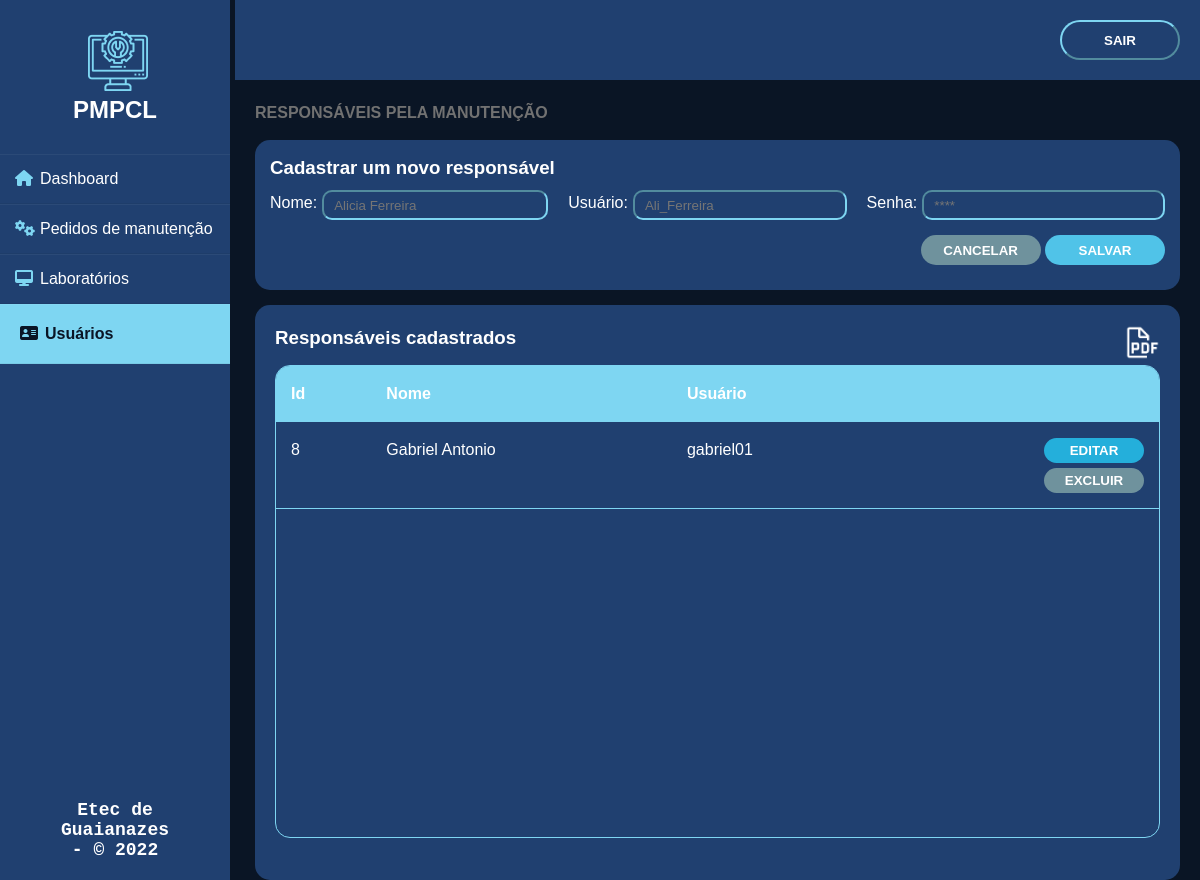
/area-restrita/usuarios.php, run on the app's committed database.
### tables this page shows
CREATE TABLE `tbadm` (
  `idAdm` int(11) NOT NULL,
  `userAdm` varchar(64) NOT NULL,
  `nomeAdm` varchar(250) NOT NULL,
  `senhaAdm` varchar(64) NOT NULL
);

### area-restrita/usuarios.php (the view, shortened to what this page needs)
<?php
    $con = Conexao::conectar();
?>
<!DOCTYPE html>
<html lang="pt-br">
<head>
    <link rel="stylesheet" href="../assets/css/estiloAreaRestrita.css">
</head>
<body>
<div class="wrapper">
    <div class="sidebar">
        <img class="logo" src="../assets/imgs/logo_manutencao.png" alt="logo do projeto">
        <h2>PMPCL</h2>
        <ul>
            <li><a href="dashboard.php"><i class="fas fa-home"></i>Dashboard</a></li>
            <li><a href="pedidosManutencao.php"><i class="fas fa-cogs"></i>Pedidos de manutenção</a></li>
            <li><a href="laboratorios.php"><i class="fas fa-desktop"></i>Laboratórios</a></li>
            <li id="liAtual"><a href="usuarios.php" id="aAtual"><i class="fas fa-address-card" id="iAtual"></i>Usuários</a></li>
        </ul>
        <div class="rodape">Etec de Guaianazes - © 2022</div>
    </div>
    <div class="main_content">
        <div class="header"><a href="../index.php"><button class="btnSair">Sair</button></a></div>
        <div class="info">
          <div class="titulo">Responsáveis pela manutenção</div>
          <div class="boxFormLabs">
            <h3>Cadastrar um novo responsável</h3>
            <form class="formLab" id="cad_adm">
                <div class="inputsForms">
                    <div class="combInputUser">
                        <label>Nome:</label>
                        <input class="inputForms" type="text" value="<?php echo @$_GET['nome'] ?>" name="nomeResponsavel" id="nomeResponsavel" placeholder="Alicia Ferreira" required>
                    </div>
                    <div class="combInputUser">
                        <label>Usuário:</label>
                        <input class="inputForms" type="text" value="<?php echo @$_GET['user'] ?>" name="usuario" id="usuario" placeholder="Ali_Ferreira" required>
                    </div>
                    <div class="combInputUser">
                        <label>Senha:</label>
                        <input class="inputForms" type="password" value="<?php echo @$_GET['senha'] ?>" name="senha" id="senha" placeholder="****" required>
                    </div>
                </div>
                <div class="btnsForm">
                    <input class="btnCancelar" type="reset" value="Cancelar">
                    <input class="btnSalvar" type="submit" value="Salvar">
                </div>
            </form>
          </div>
          <div class="boxTbLabs">
            <h3 class="tituloBox">Responsáveis  cadastrados</h3>
            <a href="../adm-pdf.php"><img class="iconPdf" src="../assets/imgs/carbon_document-pdf.png" alt="icone para gerar pdf"></a>
            <div class="divTb">
                <table class="tb">
                    <thead>
                        <tr>
                            <th>Id</th>
                            <th>Nome</th>
                            <th>Usuário</th>
                            <th>&nbsp;</th>
                        </tr>
                    </thead>
                    <tbody>
                        <?php
                            $stmt = $con->prepare("SELECT * FROM tbadm");
                            $stmt->execute();
                            while($row = $stmt->fetch(PDO::FETCH_BOTH)){ ?>
                                <tr>
                                    <td><?php echo $row[0];?></td>
                                    <td><?php echo $row[2];?></td>
                                    <td><?php echo $row[1];?></td>
                                    <td class="btnsTb">
                                        <a href="?id=<?php echo $row[0];?>&user=<?php echo $row[2];?>&nome=<?php echo $row[1];?>&senha=<?php echo $row[3];?>"><button class="btnEditar">Editar</button></a><br>
                                        <form id="delete<?php echo $row[0];?>">
                                        <button class="btnExcluir" type="submit">Excluir</button>
                                        </form>
                                    </td>
                                </tr>
                        <?php }?>
                    </tbody>
                </table>
            </div>
          </div>
        </div>
    </div>
</div>
</body>
</html>

### assets/css/estiloAreaRestrita.css (style rules this page uses)
* { margin: 0; padding: 0; box-sizing: border-box; list-style: none; text-decoration: none; font-family: 'Josefin Sans', sans-serif; }
body { background: #0A1525; color: #FFFFFF; }
.wrapper { display: flex; position: relative; }
.wrapper .sidebar { width: 230px; height: 100%; background: #204070; padding: 30px 0px; position: fixed; }
.wrapper .sidebar .logo { margin-left: 86.5px; }
.wrapper .sidebar h2 { color: #fff; text-transform: uppercase; text-align: center; margin-bottom: 30px; }
.wrapper .sidebar ul li { padding: 15px; border-bottom: 1px solid #bdb8d7; border-bottom: 1px solid rgba(0,0,0,0.05); border-top: 1px solid rgba(255,255,255,0.05); }
.wrapper .sidebar ul li a { color: #fff; display: block; }
.wrapper .sidebar ul li a .fas { width: 25px; float: left; vertical-align: middle; color: #7ED6F2; }
#liAtual { padding: 20px; background-color: #7ED6F2; }
#aAtual { color: #0A1525; font-weight: bold; }
#iAtual { color: #0A1525; }
.wrapper .sidebar .rodape { position: absolute; bottom: 0; margin-bottom: 20px; left: 50%; transform: translateX(-50%); display: flex; text-align: center; font-family: 'Courier New', Courier, monospace; font-size: 18px; font-weight: bold; }
.wrapper .main_content { width: 100%; margin-left: 235px; }
.wrapper .main_content .header { padding: 20px; background: #204070; text-align: right; }
.btnSair { width: 120px; height: 40px; background-color: #204070; border-color: #7ED6F2; border-radius: 25px; color: #FFFFFF; text-transform: uppercase; font-weight: bold; }
.wrapper .main_content .info { height: 100%; margin: 20px; line-height: 25px; }
.wrapper .main_content .info div { margin-bottom: 15px; }
.titulo { color: #717171; text-transform: uppercase; font-weight: bold; }
.iconPdf { width: 35px; vertical-align: middle; float: right; }
.divTb { width: 100%; height: 90%; border: solid 1px #7ED6F2; border-radius: 15px; overflow: auto; margin-top: 40px; }
.tb { width: 100%; border-collapse: collapse; text-align: left; }
.tb thead { background: #7ED6F2; }
th, td { padding: 15px; text-align: left; vertical-align: top; border-bottom: solid 1px #7ED6F2; }
.boxFormLabs { width: 100%; height: 150px; background: #204070; border-radius: 15px; padding: 15px; }
.formLab { width: 100%; margin-top: 15px; }
.boxTbLabs { width: 100%; height: 100%; background: #204070; border-radius: 15px; padding: 20px; padding-bottom: 30px; }
.tituloBox { float: left; }
.formLab { width: 100%; margin-top: 10px; }
.inputsForms { width: 100%; display: inline-flex; }
.combInputUser { width: 33.33%; display: inline-flex; }
label { margin-right: 5px; }
#senha { margin-right: 0px; }
.inputForms { width: 100%; height: 30px; border-radius: 10px; border-color: #7ED6F2; background-color: transparent; padding-left: 10px; margin-right: 20px; color: #fff; }
.btnsForm { text-align: right; margin-top: -15px; }
.btnCancelar { width: 120px; height: 30px; background-color: #6F929D; border: none; border-radius: 25px; color: #FFFFFF; text-transform: uppercase; font-weight: bold; }
.btnSalvar { width: 120px; height: 30px; background-color: #50C3E8; border: none; border-radius: 25px; color: #FFFFFF; text-transform: uppercase; font-weight: bold; }
.btnsTb { text-align: right; }
.btnEditar { width: 100px; height: 25px; background-color: #24AFDB; border: none; border-radius: 25px; color: #FFFFFF; text-transform: uppercase; font-weight: bold; }
.btnExcluir { width: 100px; height: 25px; background-color: #6F929D; border: none; border-radius: 25px; color: #FFFFFF; text-transform: uppercase; font-weight: bold; margin-top: 5px; }

### data on the page
tbadm: idAdm "8", nomeAdm "Gabriel Antonio", userAdm "gabriel01"
